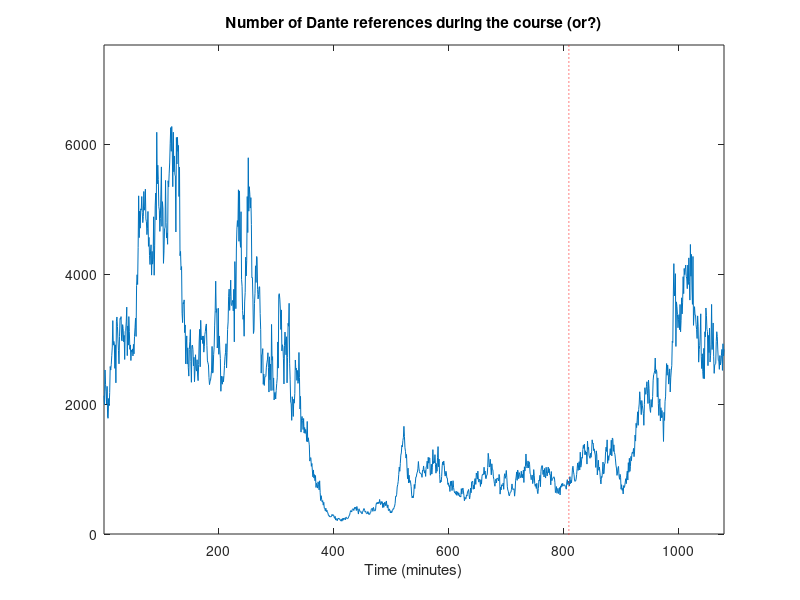

The MATLAB script that drew this image: (Note: this script raises an error after producing the figure.)
%
% Time series analysis
% Lund University
%
% Example code 25: Example of predicting transformed data.
%
% Reference: 
%   "An Introduction to Time Series Modeling", 4th ed, by Andreas Jakobsson
%   Studentlitteratur, 2021
%
clear; clc;
close all;
rng(0)                                          % Set the seed (just done for the lecture!)
extraN   = 400;
N        = 1200;
valStart = 900;                                 % Determine where the validation data starts.
noLags   = 100;
time     = ( 1:N )/N*45*12*2;                   % The lectures have lasted 12 x 45 x 2 min.

% Simulate and plot a transformed process,
C  = [ 1 ];
A = conv([1 -1],[ 1 0.37 ]);
e  = 0.1*randn( N+extraN, 1 );
data = exp( filter( C, A, e )+8 );     data = data(extraN+1:end);

figure
plot(time, data)
line( [time(valStart) time(valStart)], [-1e6 1e6 ], 'Color','red','LineStyle',':' )
title('Number of Dante references during the course (or?)')
xlabel('Time (minutes)')
axis([time(1) time(N) 0 max(data)*1.2])
legend('Data', 'Prediction starts','Location','NW')
fprintf('The mean of the data is %4.2f.\n', mean(data))


%% Should we transform the data?
% We examine all the data when making this decision. See also table 4.6.
figure; 
lambda_max = bcNormPlot(data,1);
fprintf('The Box-Cox curve is maximized at %4.2f. This suggests that a log-transform might be helpful.\n', lambda_max)

figure
normplot( data )


%% Lets transform the data. 
logData = log( data );

figure
normplot( logData )

figure
plot(time, logData)
title('log-transformed data')
xlabel('Time (minutes)')
xlim([time(1) time(N)])


%% Extract the modelling data and examine the ACF and PACF.
logModellingData = logData(1:valStart);
plotACFnPACF( logModellingData, noLags, 'log-transformed data' );


%% The ACF is decaying very slowly, suggesting we need to differentiate the data.
y = filter([1 -1], 1, logModellingData);   
y = y(2:end);
plotACFnPACF( y, noLags, 'Differentiated log-transformed data' );


%% Looks like we need an a1 term. 
% Great, this gives us a white residual.
dataModel = estimateARMA( y, [ 1 1 ], [1], 'Differentiated log-transformed data', noLags );

% Add the differentation to the model.
dataModel.A = conv([1 -1], dataModel.A);   % Add the differentiation to the model.


%% Lets predict the signal.
k = 4;
[F, G] = polydiv( dataModel.C, dataModel.A, k );
yhatk = filter(G, dataModel.C, logData );
 
% Compute the average group delay.
shiftK = round( mean( grpdelay(G, 1) ) );
fprintf('The average group delay is %i.\n', shiftK)

% This is in the wrong domain!
figure
plot(time(1:end-shiftK), [logData(1:end-shiftK) yhatk(shiftK+1:end)] )
line( [time(valStart) time(valStart)], [-1e6 1e6 ], 'Color','red','LineStyle',':' )
legend('log-transformed data', 'Predicted log-data', 'Prediction starts','Location','SW')
title( sprintf('Shifted predicted log-transformed data, x_{t+%i|t}', k) )
axis([time(1) time(N) 4 10])

% Lets examine the residuals.
ehat = logData - yhatk;
ehat = ehat(valStart:end);

figure
acf( ehat, noLags, 0.05, 1 );
title( sprintf('ACF of the %i-step input prediction log-transformed residual', k) )
fprintf('This is a %i-step prediction. Ideally, the residual should be an MA(%i) process.\n', k, k-1)
checkIfWhite( ehat );
pacfEst = pacf( ehat, noLags, 0.05 );
checkIfNormal( pacfEst(k+1:end), 'PACF (log-data)' );


%% Plot the data in the correct domain.
yhatkE = exp( yhatk );
figure
plot(time(1:end-shiftK), [data(1:end-shiftK) yhatkE(shiftK+1:end)] )
line( [time(valStart) time(valStart)], [-1e6 1e6 ], 'Color','red','LineStyle',':' )
legend('Data', 'Predicted data', 'Prediction starts','Location','SW')
title( sprintf('Shifted predicted data, x_{t+%i|t}', k) )
axis([time(1) time(N) 0 max(data)*1.2])
legend('Data', 'Prediction starts','Location','NW')


%% Examine the prediction residual.
ehat = data - yhatkE;
ehat = ehat(valStart:end);

figure
acf( ehat, noLags, 0.05, 1 );
title( sprintf('ACF of the %i-step input prediction residual', k) )
checkIfWhite( ehat );
pacfEst = pacf( ehat, noLags, 0.05 );
checkIfNormal( pacfEst(k+1:end), 'PACF (data)' ); 
